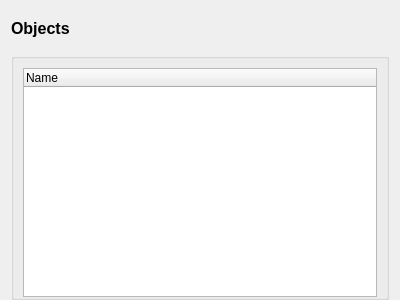
<?xml version="1.0" encoding="UTF-8"?>
<ui version="4.0">
 <class>NamedObjectListingForm</class>
 <widget class="QWidget" name="NamedObjectListingForm">
  <property name="geometry">
   <rect>
    <x>0</x>
    <y>0</y>
    <width>400</width>
    <height>300</height>
   </rect>
  </property>
  <property name="windowTitle">
   <string>Form</string>
  </property>
  <layout class="QVBoxLayout" name="verticalLayout">
   <property name="bottomMargin">
    <number>0</number>
   </property>
   <item>
    <widget class="QLabel" name="lblHeader">
     <property name="maximumSize">
      <size>
       <width>16777215</width>
       <height>36</height>
      </size>
     </property>
     <property name="text">
      <string>&lt;!DOCTYPE HTML PUBLIC &quot;-//W3C//DTD HTML 4.0//EN&quot; &quot;http://www.w3.org/TR/REC-html40/strict.dtd&quot;&gt;
&lt;html&gt;&lt;head&gt;&lt;meta name=&quot;qrichtext&quot; content=&quot;1&quot; /&gt;&lt;style type=&quot;text/css&quot;&gt;
p, li { white-space: pre-wrap; }
&lt;/style&gt;&lt;/head&gt;&lt;body style=&quot; font-family:'Sans'; font-size:10pt; font-weight:400; font-style:normal;&quot;&gt;
&lt;table border=&quot;0&quot; style=&quot;-qt-table-type: root; margin-top:4px; margin-bottom:4px; margin-left:4px; margin-right:4px;&quot;&gt;
&lt;tr&gt;
&lt;td style=&quot;border: none;&quot;&gt;
&lt;p style=&quot; margin-top:0px; margin-bottom:0px; margin-left:0px; margin-right:0px; -qt-block-indent:0; text-indent:0px;&quot;&gt;&lt;span style=&quot; font-size:12pt; font-weight:600;&quot;&gt;Objects&lt;/span&gt;&lt;/p&gt;&lt;/td&gt;&lt;/tr&gt;&lt;/table&gt;&lt;/body&gt;&lt;/html&gt;</string>
     </property>
    </widget>
   </item>
   <item>
    <widget class="QGroupBox" name="groupBox">
     <property name="title">
      <string/>
     </property>
     <property name="flat">
      <bool>true</bool>
     </property>
     <layout class="QHBoxLayout" name="horizontalLayout">
      <property name="bottomMargin">
       <number>0</number>
      </property>
      <item>
       <widget class="QTreeWidget" name="treeItems">
        <property name="sizePolicy">
         <sizepolicy hsizetype="Preferred" vsizetype="Preferred">
          <horstretch>0</horstretch>
          <verstretch>0</verstretch>
         </sizepolicy>
        </property>
        <property name="rootIsDecorated">
         <bool>false</bool>
        </property>
        <property name="uniformRowHeights">
         <bool>true</bool>
        </property>
        <property name="sortingEnabled">
         <bool>false</bool>
        </property>
        <property name="animated">
         <bool>true</bool>
        </property>
        <attribute name="headerDefaultSectionSize">
         <number>150</number>
        </attribute>
        <attribute name="headerShowSortIndicator" stdset="0">
         <bool>false</bool>
        </attribute>
        <attribute name="headerStretchLastSection">
         <bool>true</bool>
        </attribute>
        <column>
         <property name="text">
          <string>Name</string>
         </property>
        </column>
       </widget>
      </item>
     </layout>
    </widget>
   </item>
  </layout>
 </widget>
 <resources/>
 <connections/>
</ui>
